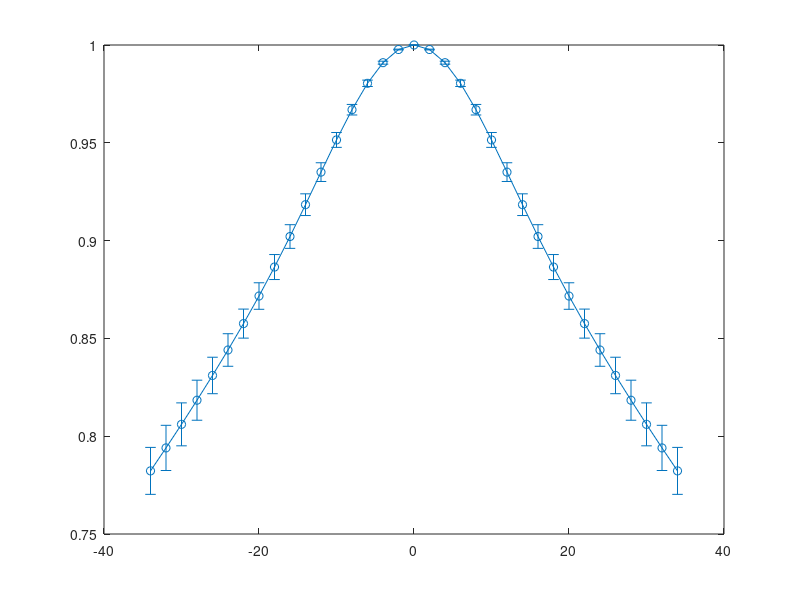

Source code (MATLAB): (Note: this script raises an error after producing the figure.)
% xPlotErrors

% plot some ASE curves with errorbars (created using xCalcErrors.m)

clear; close all;

figure(1);
hold on; box on;

load('signalResults/VSsignal_VesselDist_Triple');
errorbar(1000*t,sigm,sige,'o-','LineWidth',2);
load('signalResults/VSsignal_VesselDist_Average');
errorbar((1000*t),sigm,sige,'o-','LineWidth',2);

ylabel('ASE Signal');
xlabel('Spin Echo Offset \tau (ms)');
legend('Three Vessels','Average Vessel','Location','South');
title('Three Vessel Types, Static')
set(gca,'FontSize',16);